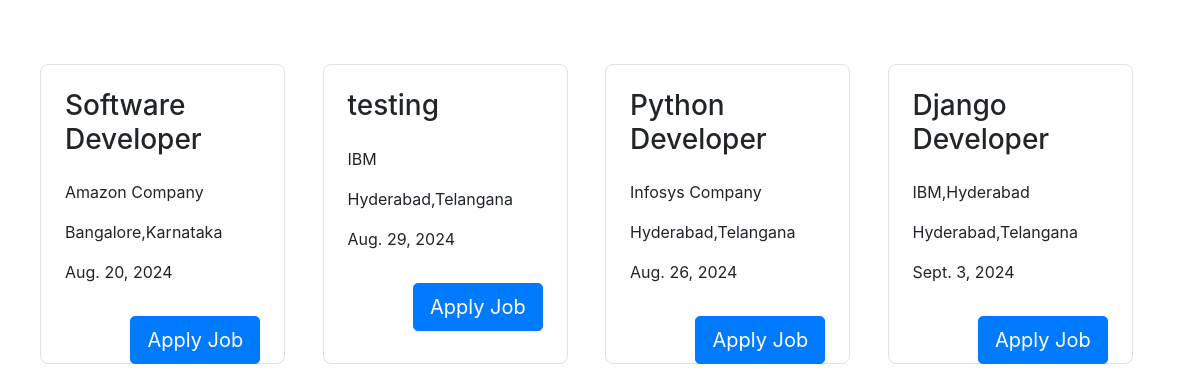
Page /job1 on the committed database.
### jobapps/models.py (models this page shows, shortened)
class JobFields(models.Model):
    EMPLOYMENT_TYPES = [
        ('----', '----'),
        ('FT', 'Full-time'),
        ('PT', 'Part-time'),
        ('CT', 'Contract'),
        ('FL', 'Freelance'),
        ('IN', 'Internship'),
    ]
    title = models.CharField(max_length=255)
    company = models.CharField(max_length=255)
    location = models.CharField(max_length=255)
    state = models.CharField(max_length=255,null=True, blank=True)
    pincode = models.BigIntegerField(6,null=True, blank=True)
    country = models.CharField(max_length=50,choices=[('India', 'India'), ('United States', 'United States'),
                            ('Canada', 'Canada'),('Others', 'Others')],default='----')
    experience_level = models.CharField(max_length=50,choices=[('Entry-Level', 'Entry-Level'), ('Mid-Level', 'Mid-Level'),
                            ('Senior-Level', 'Senior-Level')])
    employment_type = models.CharField(max_length=4, choices=EMPLOYMENT_TYPES,default='----')
    description = models.TextField()
    requirements = models.TextField()
    salary = models.DecimalField(max_digits=10, decimal_places=2, null=True, blank=True)
    application_deadline = models.DateField(null=True, blank=True)
    posted_date = models.DateField(null=True, blank=True)

### jobapps/views.py (the view)
# urls.py: path('job1', Job_View1, name='job1'),
def Job_View1(request):
    form = JobFields.objects.all()
    return render(request,'jobapp/job_view.html',{'form':form})

### templates/jobapp/job_view.html (shortened to what this page needs)
<!DOCTYPE html>
<html lang="en">
<head>
    <link rel="stylesheet" href="https://cdn.jsdelivr.net/npm/bootstrap@4.6.2/dist/css/bootstrap.min.css"
>
    <link rel="stylesheet" href="https://cdn.jsdelivr.net/npm/bootstrap-icons@1.11.3/font/bootstrap-icons.min.css">
</head>
<body><br>
    <div class="d">
        {% for job in form %}
        <form  class="p-md-4 border rounded-6" method="POST">
            <div class="mb-3">
                <h3>{{job.title}}</h3>
            </div>
            <div class="mb-3">
                {{job.company}}
            </div>
            <div class="mb-3">
                {{job.location}}
            </div>
            <div class="mb-3">
                <p>{{job.posted_date}}</p>
            </div>
            <a class="btn btn-lg btn-primary ml-auto" href="job2/{{job.id}}">Apply Job</a>
        </form>
        {% endfor %}
    </div>
</body>
</html>

### templates/jobapp/job_view.html (style rules this page uses)
form { background-color:black; position: relative; border-radius: 5px; transition: box-shadow 0.5s ease-in-out; }
.d { display:grid; grid-template-columns:1fr 1fr 1fr 1fr ; grid-auto-rows : minmax(auto,300px); gap:10px; padding : 40px; }
form { display:flex; flex-direction:column; padding-inline:rem; padding-top:1rem; background-color:white; border-radius:8px; height : 100%; width :90% }

### rows in the picture
JobFields: title "Software Developer", company "Amazon Company", location "Bangalore,Karnataka", posted_date "Aug. 20, 2024"
JobFields: title "testing", company "IBM", location "Hyderabad,Telangana", posted_date "Aug. 29, 2024"
JobFields: title "Python Developer", company "Infosys Company", location "Hyderabad,Telangana", posted_date "Aug. 26, 2024"
JobFields: title "Django Developer", company "IBM,Hyderabad", location "Hyderabad,Telangana", posted_date "Sept. 3, 2024"
